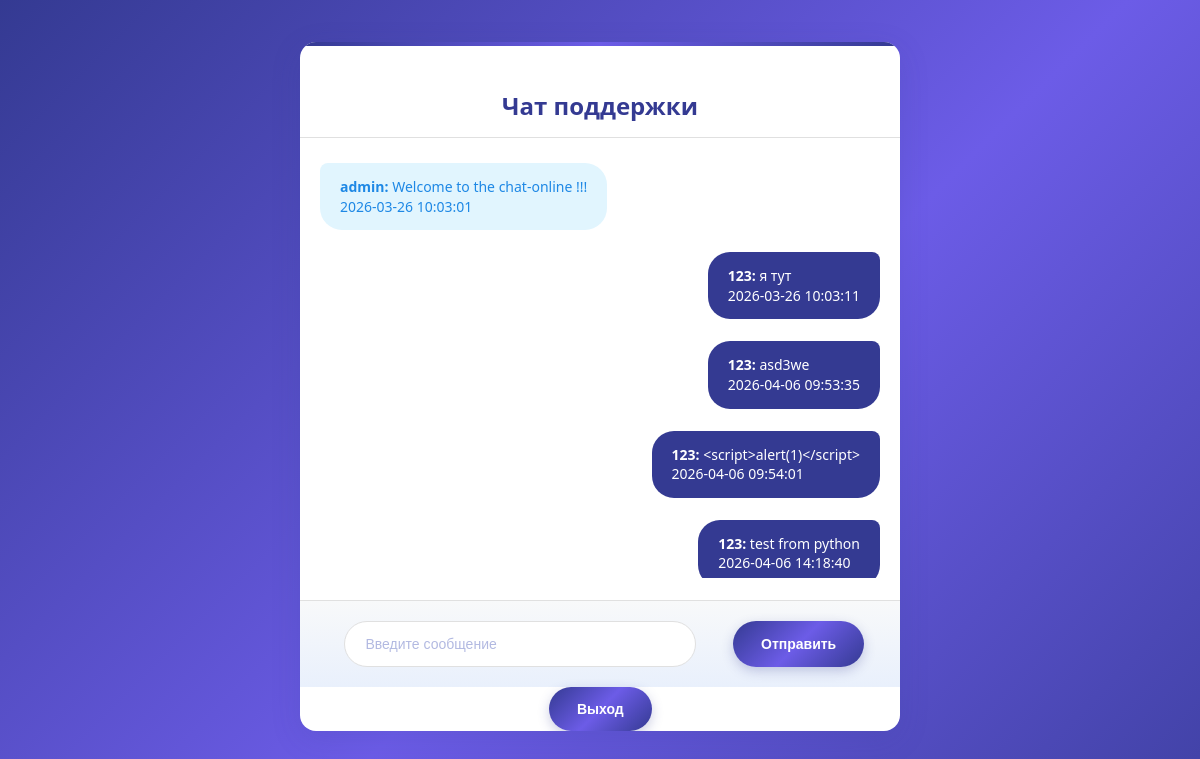
The app's page /chat (signed in) with its own data.
### tables this page shows
CREATE TABLE messages (
        id INTEGER PRIMARY KEY AUTOINCREMENT,
        dialog_id INTEGER NOT NULL,
        user_id INTEGER NOT NULL,
        content TEXT NOT NULL CHECK(length(content) > 0),
        created_at TIMESTAMP DEFAULT CURRENT_TIMESTAMP,
        FOREIGN KEY (dialog_id) REFERENCES dialogs(id) ON DELETE CASCADE,
        FOREIGN KEY (user_id) REFERENCES users(id) ON DELETE CASCADE
    );

### app.py (the view)
@app.route('/chat', methods=['GET'])
def chat():
    if 'username' not in session:
        return redirect(url_for('login'))
    username = session['username']
    user = get_user_by_username(username)
    user_id = user[0]
    if "csrf" not in session:
        session["csrf"] = {
            "token": secrets.randbelow(100),
            "ts": time.time()
        }
    csrf = session.get("csrf", {})
    dialog_id = get_or_create_dialog(user_id)
    messages = get_dialog_messages(dialog_id)
    return render_template('chat.html', username=username, messages=messages, dialog_id=dialog_id, csrf=csrf)

### database.py (called while the page is built, shortened)
def get_user_by_username(username):
    conn = sqlite3.connect(DB_FILE)
    cursor = conn.cursor()
    cursor.execute('SELECT * FROM users WHERE username = ?', (username,))
    user = cursor.fetchone()
    conn.close()
    return user

def get_or_create_dialog(user_id, admin_id=None):
    conn = sqlite3.connect(DB_FILE)
    cursor = conn.cursor()
    if admin_id is None:
        cursor.execute("SELECT id FROM users WHERE role = 'admin' ORDER BY id LIMIT 1")
        admin_result = cursor.fetchone()
        if not admin_result:
            raise Exception("Нет доступных администраторов")
        admin_id = admin_result[0]
    cursor.execute(
        'SELECT id FROM dialogs WHERE user_id = ? AND admin_id = ? AND is_active = TRUE',
        (user_id, admin_id)
    )
    result = cursor.fetchone()
    if result:
        dialog_id = result[0]
    conn.commit()
    conn.close()
    return dialog_id

def get_dialog_messages(dialog_id):
    conn = sqlite3.connect(DB_FILE)
    cursor = conn.cursor()
    cursor.execute('''
        SELECT m.id, m.content, m.created_at,
               u.username, u.role
        FROM messages m
        JOIN users u ON m.user_id = u.id
        WHERE m.dialog_id = ?
        ORDER BY m.created_at
    ''', (dialog_id,))
    rows = cursor.fetchall()
    conn.close()
    messages = []
    for msg_id, content, created_at, username, role in rows:
        messages.append({
            'text': f'<strong>{username}:</strong> {content}',
            'type': role,  # 'user' или 'admin'
            'timestamp': created_at
        })
    return messages

### templates/chat.html (shortened to what this page needs)
<!DOCTYPE html>
<html lang="ru">
<head>
  <link rel="stylesheet" href="../static/style.css">
</head>
<body>
 <div class="container">
  <h2>Чат поддержки</h2>
	<div id="chat-box">
		{% for msg in messages %}
        <div class="message {{ msg.type }}">
            <div class="message-content">{{ msg.text|safe }}</div>
            <div class="timestamp">{{ msg.timestamp }}</div>
        </div>
        {% endfor %}
  	</div>
  	<form id="message-form" action="/send" method="post">
		<input type="text" id="message" name="message" placeholder="Введите сообщение" required>
    	<button type="submit">Отправить</button>
  	</form>
	<form action="/logout" method="post" class="auth-form">
		<button type="submit" class="submit-btn">Выход</button>
	</form>
 </div>
</body>
</html>

### static/style.css (style rules this page uses)
body { background: linear-gradient(135deg, #343a92, #6c5ce7, #343a92); font-family: 'Segoe UI', 'Roboto', Arial, sans-serif; margin: 0; padding: 20px; min-height: 100vh; color: #263238; }
.container { max-width: 600px; margin: 0 auto; background: white; border-radius: 16px; box-shadow: 0 8px 30px rgba(52, 58, 146, 0.15); overflow: hidden; position: relative; }
.container::before { content: ''; position: absolute; top: 0; left: 0; right: 0; height: 4px; background: linear-gradient(90deg, #343a92, #6c5ce7, #343a92); }
.message { margin: 5px 0; padding: 10px; border-radius: 8px; }
h2 { text-align: center; color: #343a92; padding: 25px 20px 15px; margin: 0; border-bottom: 1px solid #e0e0e0; font-weight: 600; }
#chat-box { height: 400px; overflow-y: auto; display: flex; flex-direction: column; gap: 12px; padding: 20px; }
.message { padding: 14px 20px; border-radius: 22px; max-width: 75%; word-wrap: break-word; line-height: 1.4; font-size: 14px; }
.message.admin { align-self: flex-start; background-color: #e1f5fe; color: #1e88e5; border-top-left-radius: 8px; }
.message.user { align-self: flex-end; background-color: #343a92; color: white; border-top-right-radius: 8px; }
#message-form { display: flex; gap: 12px; padding: 20px; border-top: 1px solid #e0e0e0; background: linear-gradient(to bottom, #f8f9fa, #e9f0fc); }
#message { flex-grow: 1; padding: 14px 20px; border: 1px solid #e0e0e0; border-radius: 28px; outline: none; font-size: 14px; transition: all 0.3s ease; }
button { background: linear-gradient(135deg, #343a92, #6c5ce7, #343a92); color: white; border: none; padding: 14px 28px; border-radius: 28px; cursor: pointer; font-weight: 600; font-size: 14px; transition: all 0.3s ease; white-space: nowrap; box-shadow: 0 4px 12px rgba(52, 58, 146, 0.25); }
.auth-form { display: flex; flex-direction: column; gap: 20px; }
.submit-btn { background: linear-gradient(135deg, #343a92, #6c5ce7, #343a92); color: white; border: none; padding: 14px 28px; border-radius: 28px; cursor: pointer; font-weight: 600; font-size: 14px; transition: all 0.3s ease; align-self: center; width: fit-content; white-space: nowrap; box-shadow: 0 4px 12px rgba(52, 58, 146, 0.25); }
::placeholder { color: #9fa8da; opacity: 0.8; }
* { transition: all 0.3s cubic-bezier(0.4, 0, 0.2, 1); }
.message { animation: fadeIn 0.3s ease-out; }
.container, button, .submit-btn { will-change: transform, box-shadow; }

### records on screen
messages: text "admin: Welcome to the chat-online !!!", timestamp "2026-03-26 10:03:01"
messages: text "123: я тут", timestamp "2026-03-26 10:03:11"
messages: text "123: asd3we", timestamp "2026-04-06 09:53:35"
messages: text "123: <script>alert(1)</script>", timestamp "2026-04-06 09:54:01"
messages: text "123: test from python", timestamp "2026-04-06 14:18:40"
